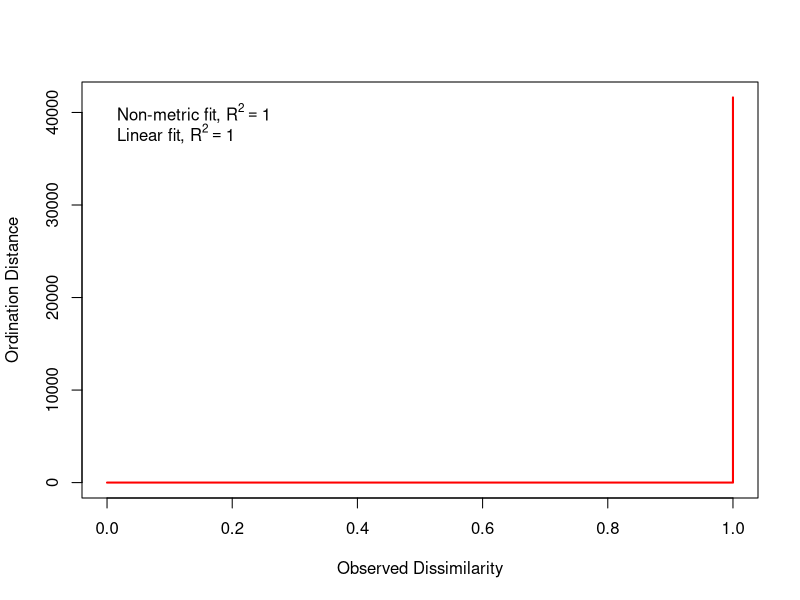

This chart was generated by the following R code: (Note: this script raises an error after producing the figure.)
# Resrouces: 
# Plotting NMDS: https://chrischizinski.github.io/rstats/vegan-ggplot2/


# Packages used: 
library(tidyverse)
library(vegan)
library(ggplot2)
library(ggrepel)


# Loading in the data
dataglobal <- read.csv("2-Cleaned_data/cleaned_df.csv")

summer_visits <- dataglobal %>% 
  # Adding a column that identifies each visit 
  unite("SurveyID", Code, Date, remove = TRUE) %>% 
  # Subsetting to only include spring season
  subset(Season == "Summer") %>% 
  drop_na(Bird.code)



#------------------------------------------------------------------------------#
                     # FORMATTING THE DATAFRAME #
#------------------------------------------------------------------------------#

# Converting the dataset into a matrix format
# where rows are sites and includes land use identity (yard or street) 

summer_data_matrix <- summer_visits %>%
  filter(!grepl("Unknown", Bird.code)) %>% 
  dplyr::select(SurveyID, Landtype, Bird.code) %>%
  distinct() %>%
  mutate_at(vars(SurveyID), as.factor) %>% 
  mutate(Present = 1) %>%
  pivot_wider(
    id_cols = c(SurveyID, Landtype),
    names_from = Bird.code,
    values_from = Present,
    values_fill = 0) %>% 
  column_to_rownames(var = "SurveyID")


# Dataframe that distance matrix will be calculated from
summer_dist_df <- summer_data_matrix %>% 
  # Removing landtype column so distance matrix can be calculated
  dplyr::select(-(Landtype))


#------------------------------------------------------------------------------#
                          # NMDS#
#------------------------------------------------------------------------------#

bird_NMDS_summer = metaMDS(summer_dist_df, 
                           distance = "jaccard",
                           k=2)

# Extracting stress metric 
bird_NMDS_summer$stress
# Visualising stress
stressplot(bird_NMDS_summer)


#------------------------------------------------------------------------------#
                              # NMDS PLOT #
#------------------------------------------------------------------------------#


# Extracting site scores and converting to df using 'scores' function (vegan)
data.scores_sm <- as.data.frame(scores(bird_NMDS_summer, display = "sites"))
# Creating a new column (site) from the row names 
data.scores_sm$site <- rownames(data.scores_sm)
# Creating a column for group (street or yard) based on Landtype column of data_matrix_group
data.scores_sm$Group <- summer_data_matrix$Landtype


# Extracting species scores and converting to df using 'scores' function (vegan)
species.scores_sm <- as.data.frame(scores(bird_NMDS_summer, display = "species"))
# Creating a new column (species) from the row names
species.scores_sm$species <- rownames(species.scores_sm)



# Calculating the hull values for each group (yard or street)
grp.yard_sm <- data.scores_sm[data.scores_sm$Group == "yard", ][chull(data.scores_sm[data.scores_sm$Group == "yard", c("NMDS1", "NMDS2")]), ]
grp.street_sm <- data.scores_sm[data.scores_sm$Group == "street", ][chull(data.scores_sm[data.scores_sm$Group == "street", c("NMDS1", "NMDS2")]), ]
# Combining hull values for both groups
hull.data_sm <- rbind(grp.yard_sm, grp.street_sm)





summer_nmds_plot <- ggplot() +
  # Adding the group hulls
  geom_polygon(data = hull.data_sm,
               aes(NMDS1, NMDS2, fill = Group, group = Group),
               alpha = 0.3) +
  # Adding the site points to the plot
  geom_point(data = data.scores_sm,
             aes(NMDS1, NMDS2, colour = Group, shape = Group),
             size = 5) +
  # Adding the species labels to the plot
  geom_text_repel(data = species.scores_sm,
                  aes(NMDS1, NMDS2, label = species),
                  size = 2.5,
                  alpha = 0.6) +
  # Colouring the two groups
  scale_colour_manual(values = c("yard"="darkblue","street"="chartreuse4")) +
  scale_fill_manual(labels= c("Street Segments", "Yard"), values = c("yard" = "darkblue", "street" = "chartreuse4")) +
  labs(fill="Land Use Type") +
  theme_test() + 
  theme(# Making axis labels larger
    axis.title.x = element_text(size=20), 
    axis.title.y = element_text(size=20), 
    legend.title = element_text(size =22), 
    legend.text = element_text(size = 20), 
    legend)



ggsave(spring_nmds_plot, 
       filename = "Q2.2_Spring_NMDS_plot.png",
       path = "4-Output/Figures",
       device = "png",
       height = 6, width = 10, units = "in")
